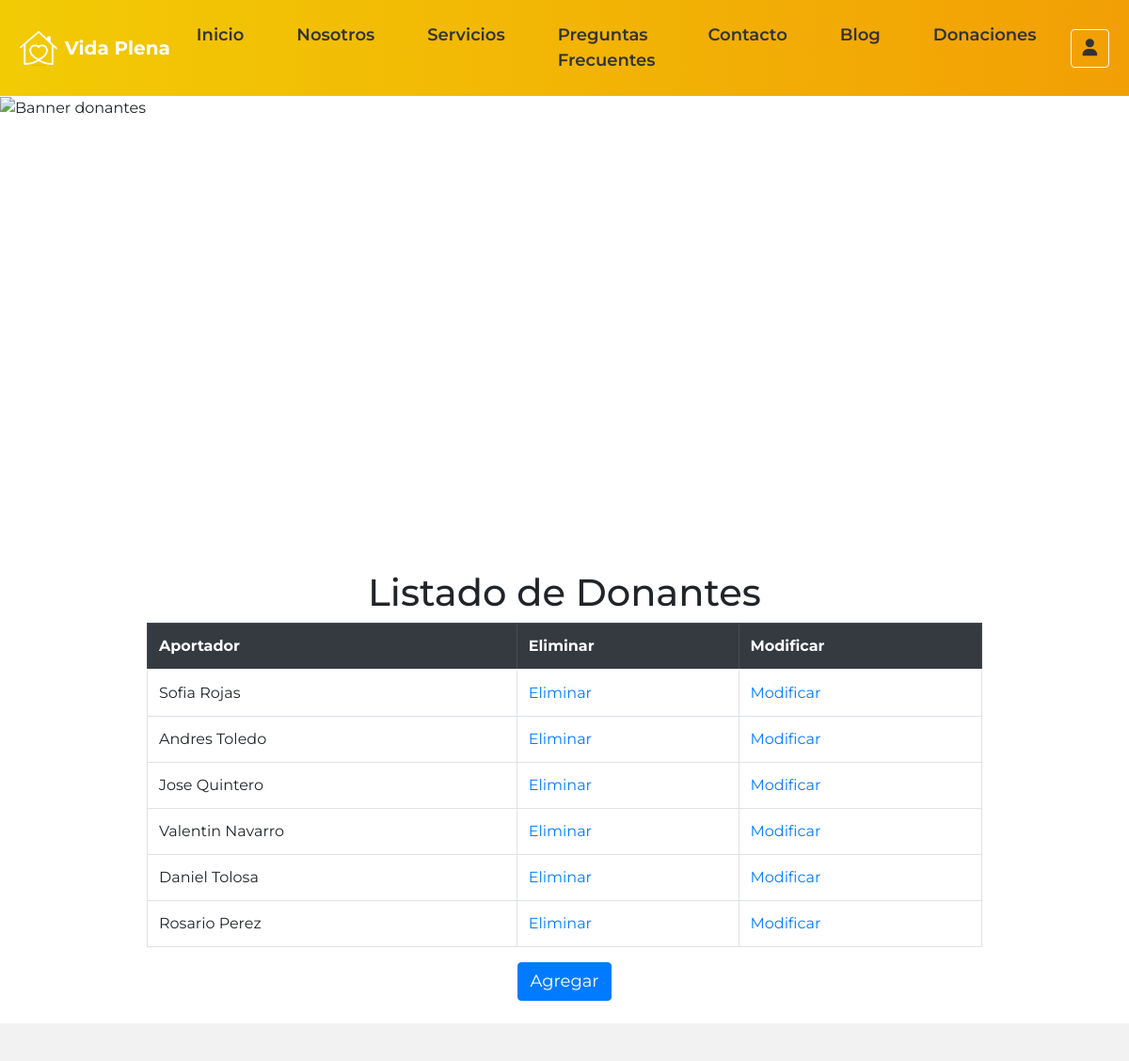
Page /inicio/crud_aportador/ (signed in) on the committed database.
### inicio/models.py (models this page shows, shortened)
class Usuario(models.Model):
    nombre = models.CharField(max_length=100)
    apellido = models.CharField(max_length=100)
    rut = models.CharField(max_length=20)
    email = models.EmailField()
    tipo_usuario = models.CharField(max_length=50, choices=[('Personal', 'Personal'), ('Aportador', 'Aportador')])

class Aportador(Usuario):
    numero_cel = models.CharField(max_length=20)
    class Meta:
        verbose_name_plural = "Aportadores"

class Usuario(models.Model):
    nombre = models.CharField(max_length=100)
    apellido = models.CharField(max_length=100)
    rut = models.CharField(max_length=20)
    email = models.EmailField()
    tipo_usuario = models.CharField(max_length=50, choices=[('Personal', 'Personal'), ('Aportador', 'Aportador')])

### inicio/views.py (the view)
# urls.py: path('crud_aportador/', views.crud_aportador, name='crud_aportador'),
def crud_aportador(request):
    aportador = Aportador.objects.all()
    context = {'aportadores': aportador}
    print('enviando datos aportador_list')
    return render(request, "inicio/aportador_list.html", context)

### inicio/templates/inicio/aportador_list.html (shortened to what this page needs)
{% extends 'inicio/base.html' %}
{% load static %}
{% block contenido %}
  <section class="banner-donantes">
    <img src="{% static 'inicio/images/banner_donantes.png' %}" class="img-fluid" alt="Banner donantes" />
  </section>
  <br>
  <br>
  <div class="container py-4">
    <h1 class="text-center">Listado de Donantes</h1>
    <div class="table-responsive">
      <table class="table table-bordered table-hover mx-auto" style="width: 80%;">
        {% if aportadores %}
          <thead class="thead-dark">
            <tr>
              <th>Aportador</th>
              <th>Eliminar</th>
              <th>Modificar</th>
            </tr>
          </thead>
          <tbody>
            {% for aportador in aportadores %}
              <tr>
                <td>{{ aportador.nombre }} {{ aportador.apellido }}</td>
                <td>
                  <a href="{% url 'aportador_del' pk=aportador.usuario_ptr_id %}">Eliminar</a>
                </td>
                <td>
                  <a href="{% url 'aportador_edit' pk=aportador.usuario_ptr_id %}">Modificar</a>
                </td>
              </tr>
            {% endfor %}
          </tbody>
        {% endif %}
      </table>
    </div>
    <div class="text-center">
      <button type="button" class="btn btn-primary">
        <a href="{% url 'aportadorAdd' %}" class="text-white">Agregar</a>
      </button>
    </div>
  </div>
  <footer class="footer"></footer>
{% endblock %}

### inicio/static/inicio/main.css (style rules this page uses)
* { margin: 0; padding: 0; box-sizing: border-box; text-decoration: none !important; list-style: none; }
body { font-family: 'Montserrat', sans-serif; overflow-x: hidden; background-color: #ffff; margin: 0; padding: 0; }
#menu a, button { font-size: 18px !important; font-weight: 600; }
.footer { background-color: #f2f2f2; padding: 20px; }
.banner-donantes { position: relative; height: 27rem; }

### rows in the picture
Aportador: nombre "Sofia", apellido "Rojas"
Aportador: nombre "Andres", apellido "Toledo"
Aportador: nombre "Jose", apellido "Quintero"
Aportador: nombre "Valentin", apellido "Navarro"
Aportador: nombre "Daniel", apellido "Tolosa"
Aportador: nombre "Rosario", apellido "Perez"
